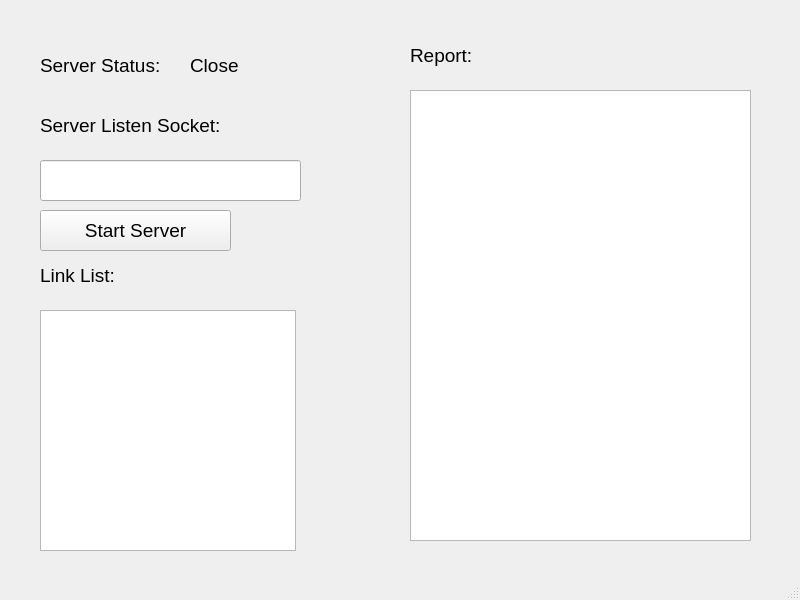
<?xml version="1.0" encoding="UTF-8"?>
<ui version="4.0">
 <class>MainWindow</class>
 <widget class="QMainWindow" name="MainWindow">
  <property name="geometry">
   <rect>
    <x>0</x>
    <y>0</y>
    <width>800</width>
    <height>600</height>
   </rect>
  </property>
  <property name="windowTitle">
   <string>Server</string>
  </property>
  <widget class="QWidget" name="centralwidget">
   <widget class="QLabel" name="ServerStatusLabel">
    <property name="geometry">
     <rect>
      <x>40</x>
      <y>40</y>
      <width>131</width>
      <height>51</height>
     </rect>
    </property>
    <property name="font">
     <font>
      <pointsize>14</pointsize>
     </font>
    </property>
    <property name="text">
     <string>Server Status:</string>
    </property>
   </widget>
   <widget class="QLabel" name="StatusLabel">
    <property name="geometry">
     <rect>
      <x>190</x>
      <y>40</y>
      <width>131</width>
      <height>51</height>
     </rect>
    </property>
    <property name="font">
     <font>
      <pointsize>14</pointsize>
     </font>
    </property>
    <property name="text">
     <string>Close</string>
    </property>
   </widget>
   <widget class="QTextBrowser" name="ReportShower">
    <property name="geometry">
     <rect>
      <x>410</x>
      <y>90</y>
      <width>341</width>
      <height>451</height>
     </rect>
    </property>
   </widget>
   <widget class="QPushButton" name="StartButton">
    <property name="geometry">
     <rect>
      <x>40</x>
      <y>210</y>
      <width>191</width>
      <height>41</height>
     </rect>
    </property>
    <property name="font">
     <font>
      <pointsize>14</pointsize>
     </font>
    </property>
    <property name="text">
     <string>Start Server</string>
    </property>
   </widget>
   <widget class="QTextBrowser" name="LinkShower">
    <property name="geometry">
     <rect>
      <x>40</x>
      <y>310</y>
      <width>256</width>
      <height>241</height>
     </rect>
    </property>
   </widget>
   <widget class="QLabel" name="LinkLabel">
    <property name="geometry">
     <rect>
      <x>40</x>
      <y>250</y>
      <width>131</width>
      <height>51</height>
     </rect>
    </property>
    <property name="font">
     <font>
      <pointsize>14</pointsize>
     </font>
    </property>
    <property name="text">
     <string>Link List:</string>
    </property>
   </widget>
   <widget class="QLabel" name="ReportLabel">
    <property name="geometry">
     <rect>
      <x>410</x>
      <y>30</y>
      <width>131</width>
      <height>51</height>
     </rect>
    </property>
    <property name="font">
     <font>
      <pointsize>14</pointsize>
     </font>
    </property>
    <property name="text">
     <string>Report:</string>
    </property>
   </widget>
   <widget class="QLineEdit" name="SocketInput">
    <property name="geometry">
     <rect>
      <x>40</x>
      <y>160</y>
      <width>261</width>
      <height>41</height>
     </rect>
    </property>
    <property name="font">
     <font>
      <pointsize>14</pointsize>
     </font>
    </property>
   </widget>
   <widget class="QLabel" name="SocketLabel">
    <property name="geometry">
     <rect>
      <x>40</x>
      <y>100</y>
      <width>221</width>
      <height>51</height>
     </rect>
    </property>
    <property name="font">
     <font>
      <pointsize>14</pointsize>
     </font>
    </property>
    <property name="text">
     <string>Server Listen Socket:</string>
    </property>
   </widget>
  </widget>
  <widget class="QMenuBar" name="menubar">
   <property name="geometry">
    <rect>
     <x>0</x>
     <y>0</y>
     <width>800</width>
     <height>17</height>
    </rect>
   </property>
  </widget>
  <widget class="QStatusBar" name="statusbar"/>
 </widget>
 <resources/>
 <connections/>
</ui>
